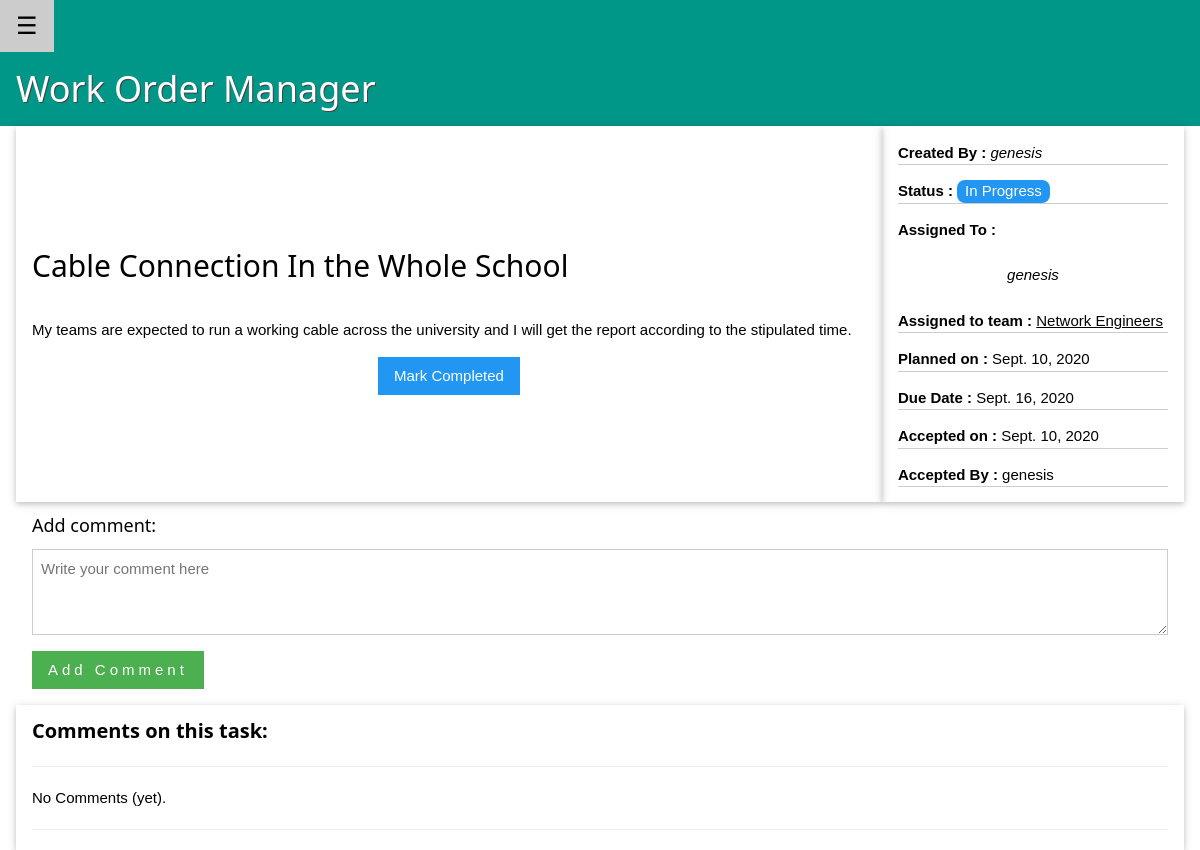
The page /tasks/2/ (signed in) on the database its author committed.
### task_manager/models.py (models this page shows, shortened)
class Task(models.Model):
    title = models.CharField(max_length=50)
    desc = models.TextField(default="", max_length=1024, blank=True)
    STATUS_CHOICES = (
        ('PLAN', 'Planned'),
        ('PROG', 'In Progress'),
        ('COMP', 'Completed')
    )
    status = models.CharField(max_length=4, choices=STATUS_CHOICES, default='PLAN')
    creator = models.ForeignKey(UserModel, on_delete=models.CASCADE, related_name='created_tasks')
    assigned_to = models.ManyToManyField(UserModel, help_text="Press ctrl to select multiple")
    team = models.ForeignKey(Team, on_delete=models.SET_NULL, null=True, blank=True)
    planned_date = models.DateField(auto_now_add=True)
    accepted_date = models.DateField(null=True, blank=True)
    accepted_by = models.ForeignKey(UserModel, on_delete=models.SET_NULL, null=True, related_name='accepted_tasks', blank=True)
    due_date = models.DateField()
    completed_date = models.DateField(null=True, blank=True)
    class Meta:
        ordering = ["planned_date"]
        verbose_name_plural = "Tasks"

class Team(models.Model):
    name = models.CharField(max_length=50)
    desc = models.TextField(default='', max_length=1024, blank=True)
    leader = models.ForeignKey(UserModel, on_delete=models.CASCADE, related_name='leading_teams')
    members = models.ManyToManyField(UserModel)
    def __str__(self):
        return self.name
    def get_absolute_url(self):
        return reverse("task_manager:team_detail", kwargs={"team_id" : self.id})
    class Meta:
        ordering = ["name"]
        verbose_name_plural = "Teams"

### task_manager/views/tasks.py (the view)
# urls.py: path('tasks/<int:task_id>/', views.task_detail, name='task_detail'),
@login_required
@require_http_methods(["GET"])
def task_detail(request, task_id):
    task = get_object_or_404(Task, id=task_id)
    if request.user == task.creator or request.user in task.assigned_to.all():
        allowed = True
    elif task.team:
        if request.user in task.team.members.all():
            allowed = True
        else:
            allowed = False
    else:
        allowed = False
    if allowed:
        return render(
            request,
            'task_manager/task_detail.html',
            {'user': request.user, 'task': task}
            )
    else:
        raise PermissionDenied

### task_manager/templates/task_manager/task_detail.html (shortened to what this page needs)
{% extends './base.html' %}
{% block content %}
  <div class="w3-cell-row">
    <div class="w3-card w3-container w3-cell w3-cell-middle w3-mobile">
      <h2 class="w3-padding-16">{{ task.title }}</h2>
      {% if task.desc %}
        {{ task.desc|safe|urlize|linebreaks }}
      {% endif %}
      {% if user in task.assigned_to.all or user == task.creator %}
        <div class="w3-bar w3-center">
          {% if task.status == 'PROG' %}
            <a href="{% url 'task_manager:task_mark_completed' task.id %}">
              <button class="w3-button w3-blue w3-margin-bottom">Mark Completed</button>
            </a>
          {% endif %}
        </div>
      {% endif %}
    </div>
  <div class="w3-card w3-container w3-cell w3-cell-middle w3-mobile">
    <p class="w3-border-bottom"><strong>Created By : </strong><i>{{ task.creator }}</i></p>
      <p class="w3-border-bottom">
        <strong>Status : </strong>
        <span class="w3-tag w3-blue w3-round-large">{{ task.get_status_display }}</span>
      </p>
      <p><strong>Assigned To : </strong>
        <ul class="w3-ul w3-center">
        {% for u in task.assigned_to.all %}
          <li><i>{{ u }}</i></li>
        {% endfor %}
        </ul>
      </p>
      {% if task.team %}
        <p class="w3-border-bottom"><strong>Assigned to team : </strong>
          <a href="{{ task.team.get_absolute_url }}">{{ task.team }}</a>
        </p>
      {% endif %}
      <p class="w3-border-bottom"><strong>Planned on : </strong>{{ task.planned_date }}</p>
      <p class="w3-border-bottom"><strong>Due Date : </strong>{{ task.due_date }}</p>
      {% if task.status == 'PROG' or task.status == 'COMP' %}
        <p class="w3-border-bottom"><strong>Accepted on : </strong>{{ task.accepted_date }}</p>
        <p class="w3-border-bottom"><strong>Accepted By : </strong>{{ task.accepted_by }}</p>
      {% endif %}
    </div>
  </div>
  <div class="w3-container">
    <h5>Add comment:</h5>
    <form action="{% url 'task_manager:task_comment' task.id %}" method="post">
      <textarea class="w3-input w3-border" name="comment_body" rows="3" placeholder="Write your comment here" required></textarea>
      <input class="w3-button w3-wide w3-green w3-margin-top" type="submit" value="Add Comment">
    </form>
  </div>
  <div class="w3-card w3-margin-top w3-container">
    <h4><b>Comments on this task:</b></h4>
    <hr>
    {% for comment in task.comment_set.all %}
      <p>
        <b>
          <i>{{ comment.author }}</i>,
          {{ comment.time }}
        </b>
      </p>
      {{ comment.body|safe|urlize|linebreaks }}
      <hr>
    {% empty %}
    No Comments (yet).
    <hr>
    {% endfor %}
  </div>
{% endblock %}

### task_manager/static/task_manager/w3.css (style rules this page uses)
*,*:before,*:after { box-sizing:inherit }
html { -ms-text-size-adjust:100%;-webkit-text-size-adjust:100% }
body { margin:0 }
a { background-color:transparent;-webkit-text-decoration-skip:objects }
hr { box-sizing:content-box;height:0;overflow:visible }
button,input,select,textarea { font:inherit;margin:0 }
button,input { overflow:visible }
button,select { text-transform:none }
button,html [type=button],[type=reset],[type=submit] { -webkit-appearance:button }
textarea { overflow:auto }
html,body { font-family:Verdana,sans-serif;font-size:15px;line-height:1.5 }
html { overflow-x:hidden }
h2 { font-size:30px }
h4 { font-size:20px }
h5 { font-size:18px }
h1,h2,h3,h4,h5,h6 { font-family:"Segoe UI",Arial,sans-serif;font-weight:400;margin:10px 0 }
.w3-wide { letter-spacing:4px }
hr { border:0;border-top:1px solid #eee;margin:20px 0 }
a { color:inherit }
.w3-btn,.w3-button { border:none;display:inline-block;padding:8px 16px;vertical-align:middle;overflow:hidden;text-decoration:none;color:inherit;background-color:inherit;text-align:center;cursor:pointer;white-space:nowrap }
.w3-btn,.w3-button { -webkit-touch-callout:none;-webkit-user-select:none;-khtml-user-select:none;-moz-user-select:none;-ms-user-select:none;user-select:none }
.w3-badge,.w3-tag { background-color:#000;color:#fff;display:inline-block;padding-left:8px;padding-right:8px;text-align:center }
.w3-ul { list-style-type:none;padding:0;margin:0 }
.w3-ul li { padding:8px 16px;border-bottom:1px solid #ddd }
.w3-ul li:last-child { border-bottom:none }
.w3-input { padding:8px;display:block;border:none;border-bottom:1px solid #ccc;width:100% }
.w3-bar { width:100%;overflow:hidden }
.w3-bar .w3-button { white-space:normal }
.w3-container:after,.w3-container:before,.w3-panel:after,.w3-panel:before,.w3-row:after,.w3-row:before,.w3-row-padding:after,.w3-row-padding:before, .w3-cell-row:before,.w3-cell-row:after,.w3-clear:after,.w3-clear:before,.w3-bar:before,.w3-bar:after { content:"";display:table;clear:both }
.w3-cell-row { display:table;width:100% }
.w3-cell { display:table-cell }
.w3-cell-middle { vertical-align:middle }
.w3-round-large { border-radius:8px }
.w3-container,.w3-panel { padding:0.01em 16px }
.w3-card,.w3-card-2 { box-shadow:0 2px 5px 0 rgba(0,0,0,0.16),0 2px 10px 0 rgba(0,0,0,0.12) }
.w3-center { text-align:center!important }
.w3-border { border:1px solid #ccc!important }
.w3-border-bottom { border-bottom:1px solid #ccc!important }
.w3-margin-top { margin-top:16px!important }
.w3-margin-bottom { margin-bottom:16px!important }
.w3-padding-16 { padding-top:16px!important;padding-bottom:16px!important }
.w3-blue,.w3-hover-blue:hover { color:#fff!important;background-color:#2196F3!important }
.w3-green,.w3-hover-green:hover { color:#fff!important;background-color:#4CAF50!important }

### rows shown on the page
Task: title "Cable Connection In the Whole School", desc "My teams are expected to run a working cable across the university and I will get the report according to the stipulated time.", creator "genesis", status "In Progress", team "Network Engineers", planned_date "Sept. 10, 2020", due_date "Sept. 16, 2020", accepted_date "Sept. 10, 2020", accepted_by "genesis"

### other values the page prints
{{ u }} "genesis"
